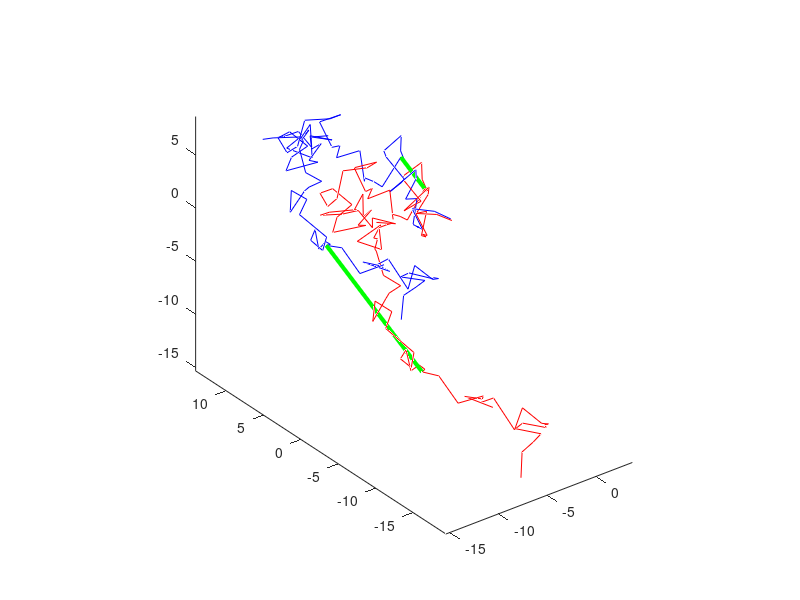

Write the MATLAB code that produced this figure.
function BrownianBridge3Points()
N = 100;% num points 
% initial path starts at zero 
p(1,:) = zeros(1,3); % path in 3D
for pIdx = 2:100
    p(pIdx,:) = p(pIdx-1,:)+randn(1,3);
end
tx = 1; % first time 
x  = p(tx,:); % first point 
ty = 20;% second time 
y  = p(ty,:)+3*randn(1,3);% second point
tk = 80;% third time 
k  = p(tk,:)+10*randn(1,3);% third point

% beta  = k-(tk/(2*ty))*(p(ty,:)-y+x)-0.5*(p(tk,:)+x);
alpha = -k -0.5*(x-y+(ty/tk)*(p(tk,:)+x-k)+p(tk,:));
beta  = -y -(tk/ty)*(p(ty,:)+x+k-y+alpha);
w     = zeros(size(p));

for wIdx = 1:N
    w(wIdx,:) = x+p(wIdx,:)-(wIdx/ty)*(p(ty,:)+x-y+k+alpha)-(wIdx/tk)*(p(tk,:)+x-k+y+beta);
end
figure, plot3(p(:,1),p(:,2),p(:,3),'b'), hold on, plot3(w(:,1),w(:,2),w(:,3),'r')
% draw the lines between points 
plot3([p(ty,1),w(ty,1)],[p(ty,2),w(ty,2)],[p(ty,3),w(ty,3)],'g','LineWidth',3)
plot3([p(tk,1),w(tk,1)],[p(tk,2),w(tk,2)],[p(tk,3),w(tk,3)],'g','LineWidth',3)
daspect([1 1 1]), axis vis3d
sum(sum((w-p).^2))
end